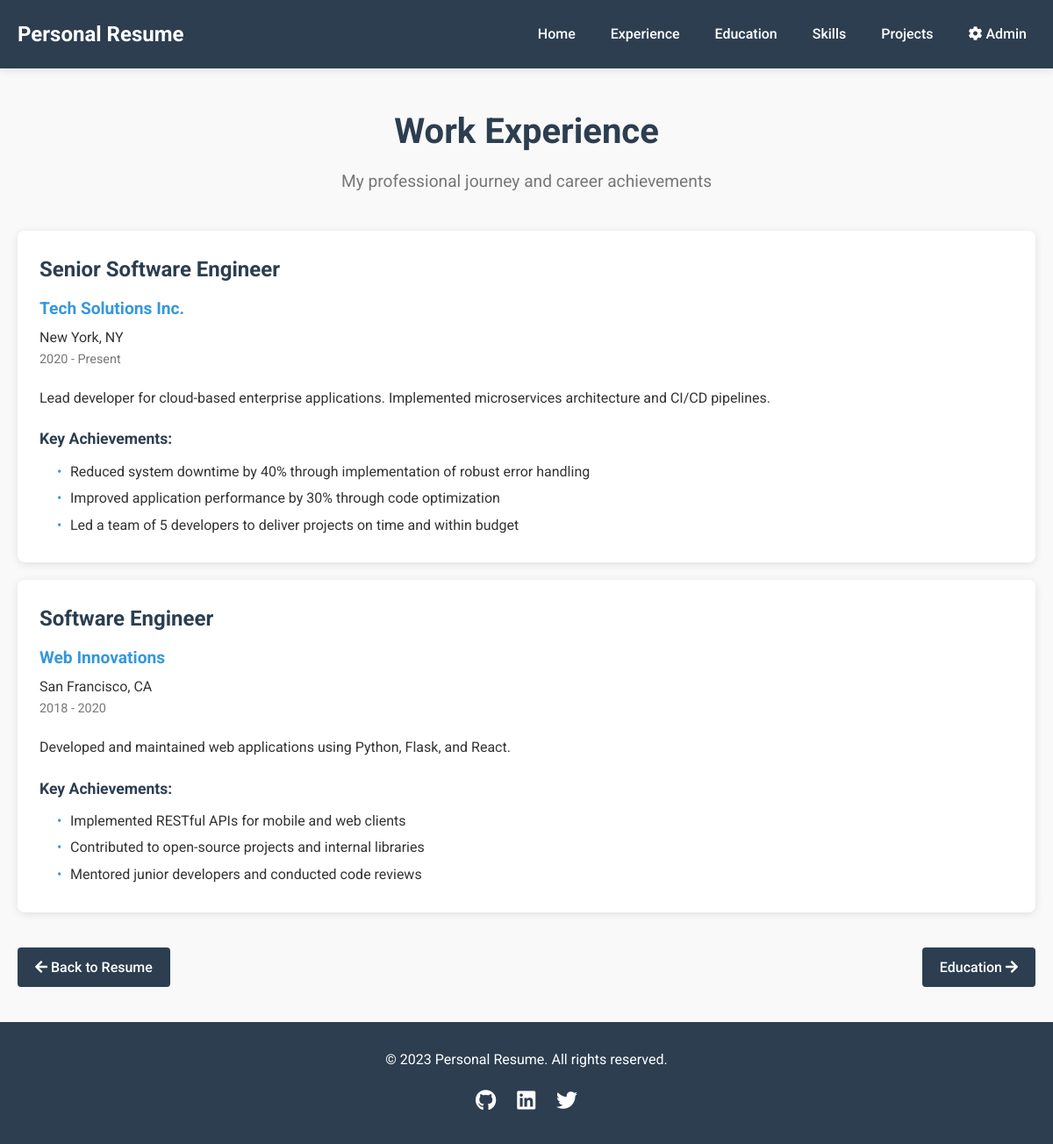
Screenshot of /experience with the database file from the repository.
### models.py (models this page shows)
class Experience(db.Model):
    id = db.Column(db.Integer, primary_key=True)
    position = db.Column(db.String(100), nullable=False)
    company = db.Column(db.String(100), nullable=False)
    location = db.Column(db.String(100), nullable=False)
    period = db.Column(db.String(50), nullable=False)
    description = db.Column(db.Text, nullable=False)
    def to_dict(self):
        achievements = [a.text for a in self.achievements]
        return {
            'position': self.position,
            'company': self.company,
            'location': self.location,
            'period': self.period,
            'description': self.description,
            'achievements': achievements
        }

class Achievement(db.Model):
    id = db.Column(db.Integer, primary_key=True)
    text = db.Column(db.Text, nullable=False)
    experience_id = db.Column(db.Integer, db.ForeignKey('experience.id'), nullable=False)
    experience = db.relationship('Experience',
                                 backref=db.backref('achievements', lazy=True, cascade="all, delete-orphan"))

### app.py (the view)
@app.route('/experience')
def experience():
    resume = get_resume_data()
    return render_template('experience.html', experience=resume['experience'])

### app.py (called while the page is built)
def get_resume_data():
    resume = {}
    personal_info = PersonalInfo.query.first()
    if personal_info:
        resume['personal_info'] = personal_info.to_dict()
    else:
        resume['personal_info'] = {}
    education_list = Education.query.all()
    resume['education'] = [edu.to_dict() for edu in education_list]
    experience_list = Experience.query.all()
    resume['experience'] = [exp.to_dict() for exp in experience_list]
    skills = Skill.query.all()
    skill_categories = {}
    for skill in skills:
        if skill.category not in skill_categories:
            skill_categories[skill.category] = []
        skill_categories[skill.category].append(skill.name)
    resume['skills'] = skill_categories
    projects_list = Project.query.all()
    resume['projects'] = [proj.to_dict() for proj in projects_list]
    return resume

### models.py (called while the page is built)
    def to_dict(self):
        return {
            'name': self.name,
            'title': self.title,
            'email': self.email,
            'phone': self.phone,
            'location': self.location,
            'about': self.about
        }

    def to_dict(self):
        return {
            'degree': self.degree,
            'institution': self.institution,
            'location': self.location,
            'period': self.period
        }

    def to_dict(self):
        technologies = [t.name for t in self.technologies]
        return {
            'name': self.name,
            'description': self.description,
            'technologies': technologies,
            'link': self.link
        }

### templates/experience.html (shortened to what this page needs)
{% extends "layout.html" %}
{% block content %}
<section class="page-header">
    <h1>Work Experience</h1>
    <p>My professional journey and career achievements</p>
</section>
<section class="experience-section">
    {% for job in experience %}
    <div class="experience-item">
        <div class="experience-header">
            <h2>{{ job.position }}</h2>
            <div class="company-info">
                <h3>{{ job.company }}</h3>
                <p class="location">{{ job.location }}</p>
                <p class="period">{{ job.period }}</p>
            </div>
        </div>
        <div class="experience-content">
            <div class="description">
                <p>{{ job.description }}</p>
            </div>
            {% if job.achievements %}
            <div class="achievements">
                <h4>Key Achievements:</h4>
                <ul>
                    {% for achievement in job.achievements %}
                    <li>{{ achievement }}</li>
                    {% endfor %}
                </ul>
            </div>
            {% endif %}
        </div>
    </div>
    {% endfor %}
</section>
<div class="section-navigation">
    <a href="{{ url_for('index') }}" class="nav-button"><i class="fas fa-arrow-left"></i> Back to Resume</a>
    <a href="{{ url_for('education') }}" class="nav-button">Education <i class="fas fa-arrow-right"></i></a>
</div>
{% endblock %}

### static/css/style.css (style rules this page uses)
:root { --primary-color: #2c3e50; --secondary-color: #3498db; --accent-color: #e74c3c; --text-color: #333; --light-text: #777; --background-color: #f9f9f9; --card-background: #fff; --border-color: #eaeaea; --shadow: 0 2px 10px rgba(0, 0, 0, 0.1); }
* { margin: 0; padding: 0; box-sizing: border-box; }
body { font-family: 'Roboto', sans-serif; line-height: 1.6; color: var(--text-color); background-color: var(--background-color); }
a { text-decoration: none; color: var(--secondary-color); transition: color 0.3s ease; }
ul { list-style: none; }
.period { font-size: 0.9rem; color: var(--light-text); margin-bottom: 5px; }
.page-header { text-align: center; margin-bottom: 40px; }
.page-header h1 { font-size: 2.5rem; color: var(--primary-color); margin-bottom: 10px; }
.page-header p { color: var(--light-text); font-size: 1.2rem; }
.experience-section, .education-section, .skills-section, .projects-section { margin-bottom: 40px; }
.experience-item, .education-item, .project-item { background-color: var(--card-background); border-radius: 8px; box-shadow: var(--shadow); padding: 25px; margin-bottom: 20px; }
.experience-header, .education-header, .project-header { margin-bottom: 20px; }
.experience-header h2, .education-header h2, .project-header h2 { font-size: 1.5rem; color: var(--primary-color); margin-bottom: 10px; }
.company-info h3, .institution-info h3 { font-size: 1.2rem; color: var(--secondary-color); margin-bottom: 5px; }
.description { margin-bottom: 20px; }
.achievements h4, .courses h4, .features h4 { font-size: 1.1rem; margin-bottom: 10px; color: var(--primary-color); }
.achievements ul, .courses ul, .features ul { padding-left: 20px; }
.achievements li, .courses li, .features li { margin-bottom: 5px; position: relative; padding-left: 15px; }
.achievements li:before, .courses li:before, .features li:before { content: "•"; color: var(--secondary-color); position: absolute; left: 0; }
.section-navigation { display: flex; justify-content: space-between; margin-top: 40px; }
.nav-button { display: inline-block; background-color: var(--primary-color); color: white; padding: 10px 20px; border-radius: 4px; font-weight: 500; transition: background-color 0.3s ease; }

### rows the page displays
Experience: position "Senior Software Engineer", company "Tech Solutions Inc.", location "New York, NY", period "2020 - Present", description "Lead developer for cloud-based enterprise applications. Implemented microservices architecture and CI/CD pipelines."
Achievement: text "Reduced system downtime by 40% through implementation of robust error handling"
Achievement: text "Improved application performance by 30% through code optimization"
Achievement: text "Led a team of 5 developers to deliver projects on time and within budget"
Experience: position "Software Engineer", company "Web Innovations", location "San Francisco, CA", period "2018 - 2020", description "Developed and maintained web applications using Python, Flask, and React."
Achievement: text "Implemented RESTful APIs for mobile and web clients"
Achievement: text "Contributed to open-source projects and internal libraries"
Achievement: text "Mentored junior developers and conducted code reviews"
